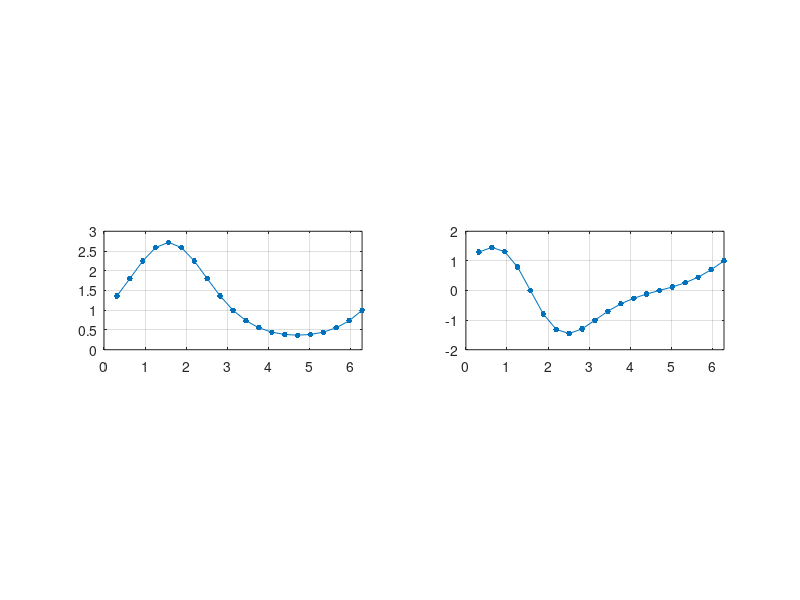

Source code (MATLAB): (Note: this script raises an error after producing the figure.)
% p5.m - from 'Spectral Methods in Matlab' by Trefethen.
%        For complex v, delete "real" commands.
 

N = 20; h = 2*pi/N; x = h*(1:N)';

%% 4th order finite differencing 
    % Construct sparse fourth-order differentiation matrix:
    e = ones(N,1);
    D =   sparse(1:N,[2:N 1],2*e/3,N,N)...
        - sparse(1:N,[3:N 1 2],e/12,N,N);
    D = (D-D')/h;
% differentiation of a smooth periodic function
u = exp(sin(x)); uprime = cos(x).*u;   
 figure(1),clf
  subplot(3,2,3), plot(x,u,'.-','markersize',13)
  axis([0 2*pi 0 3]), grid on
  subplot(3,2,4), plot(x,D*u,'.-','markersize',13)
  axis([0 2*pi -2 2]), grid on
  error = norm(w-vprime,inf);
  text(2.2,1.4,['max error = ' num2str(error)])

% differentiation of a hat function
 v = max(0,1-abs(x-pi)/2); 
 subplot(3,2,1), plot(x,v,'.-','markersize',13)
  axis([0 2*pi -.5 1.5]), grid on, title('function')
  subplot(3,2,2), plot(x,D*v,'.-','markersize',13)
  axis([0 2*pi -1 1]), grid on, title('Finite Differencing')
 %% Spectral differentiation

% spectral Differentiation of exp(sin(x)):
  v = exp(sin(x)); vprime = cos(x).*v;
  v_hat = fft(v);
  w_hat = 1i*[0:N/2-1 0 -N/2+1:-1]' .* v_hat;
  w = real(ifft(w_hat));
  figure(2),clf
  subplot(3,2,3), plot(x,v,'.-','markersize',13)
  axis([0 2*pi 0 3]), grid on
  subplot(3,2,4), plot(x,w,'.-','markersize',13)
  axis([0 2*pi -2 2]), grid on
  error = norm(w-vprime,inf);
  text(2.2,1.4,['max error = ' num2str(error)])


% Differentiation of a hat function:
 
  v = max(0,1-abs(x-pi)/2); v_hat = fft(v);
  w_hat = 1i*[0:N/2-1 0 -N/2+1:-1]' .* v_hat;
  w = real(ifft(w_hat)); 
  subplot(3,2,1), plot(x,v,'.-','markersize',13)
  axis([0 2*pi -.5 1.5]), grid on, title('function')
  subplot(3,2,2), plot(x,w,'.-','markersize',13)
  axis([0 2*pi -1 1]), grid on, title('spectral derivative')
